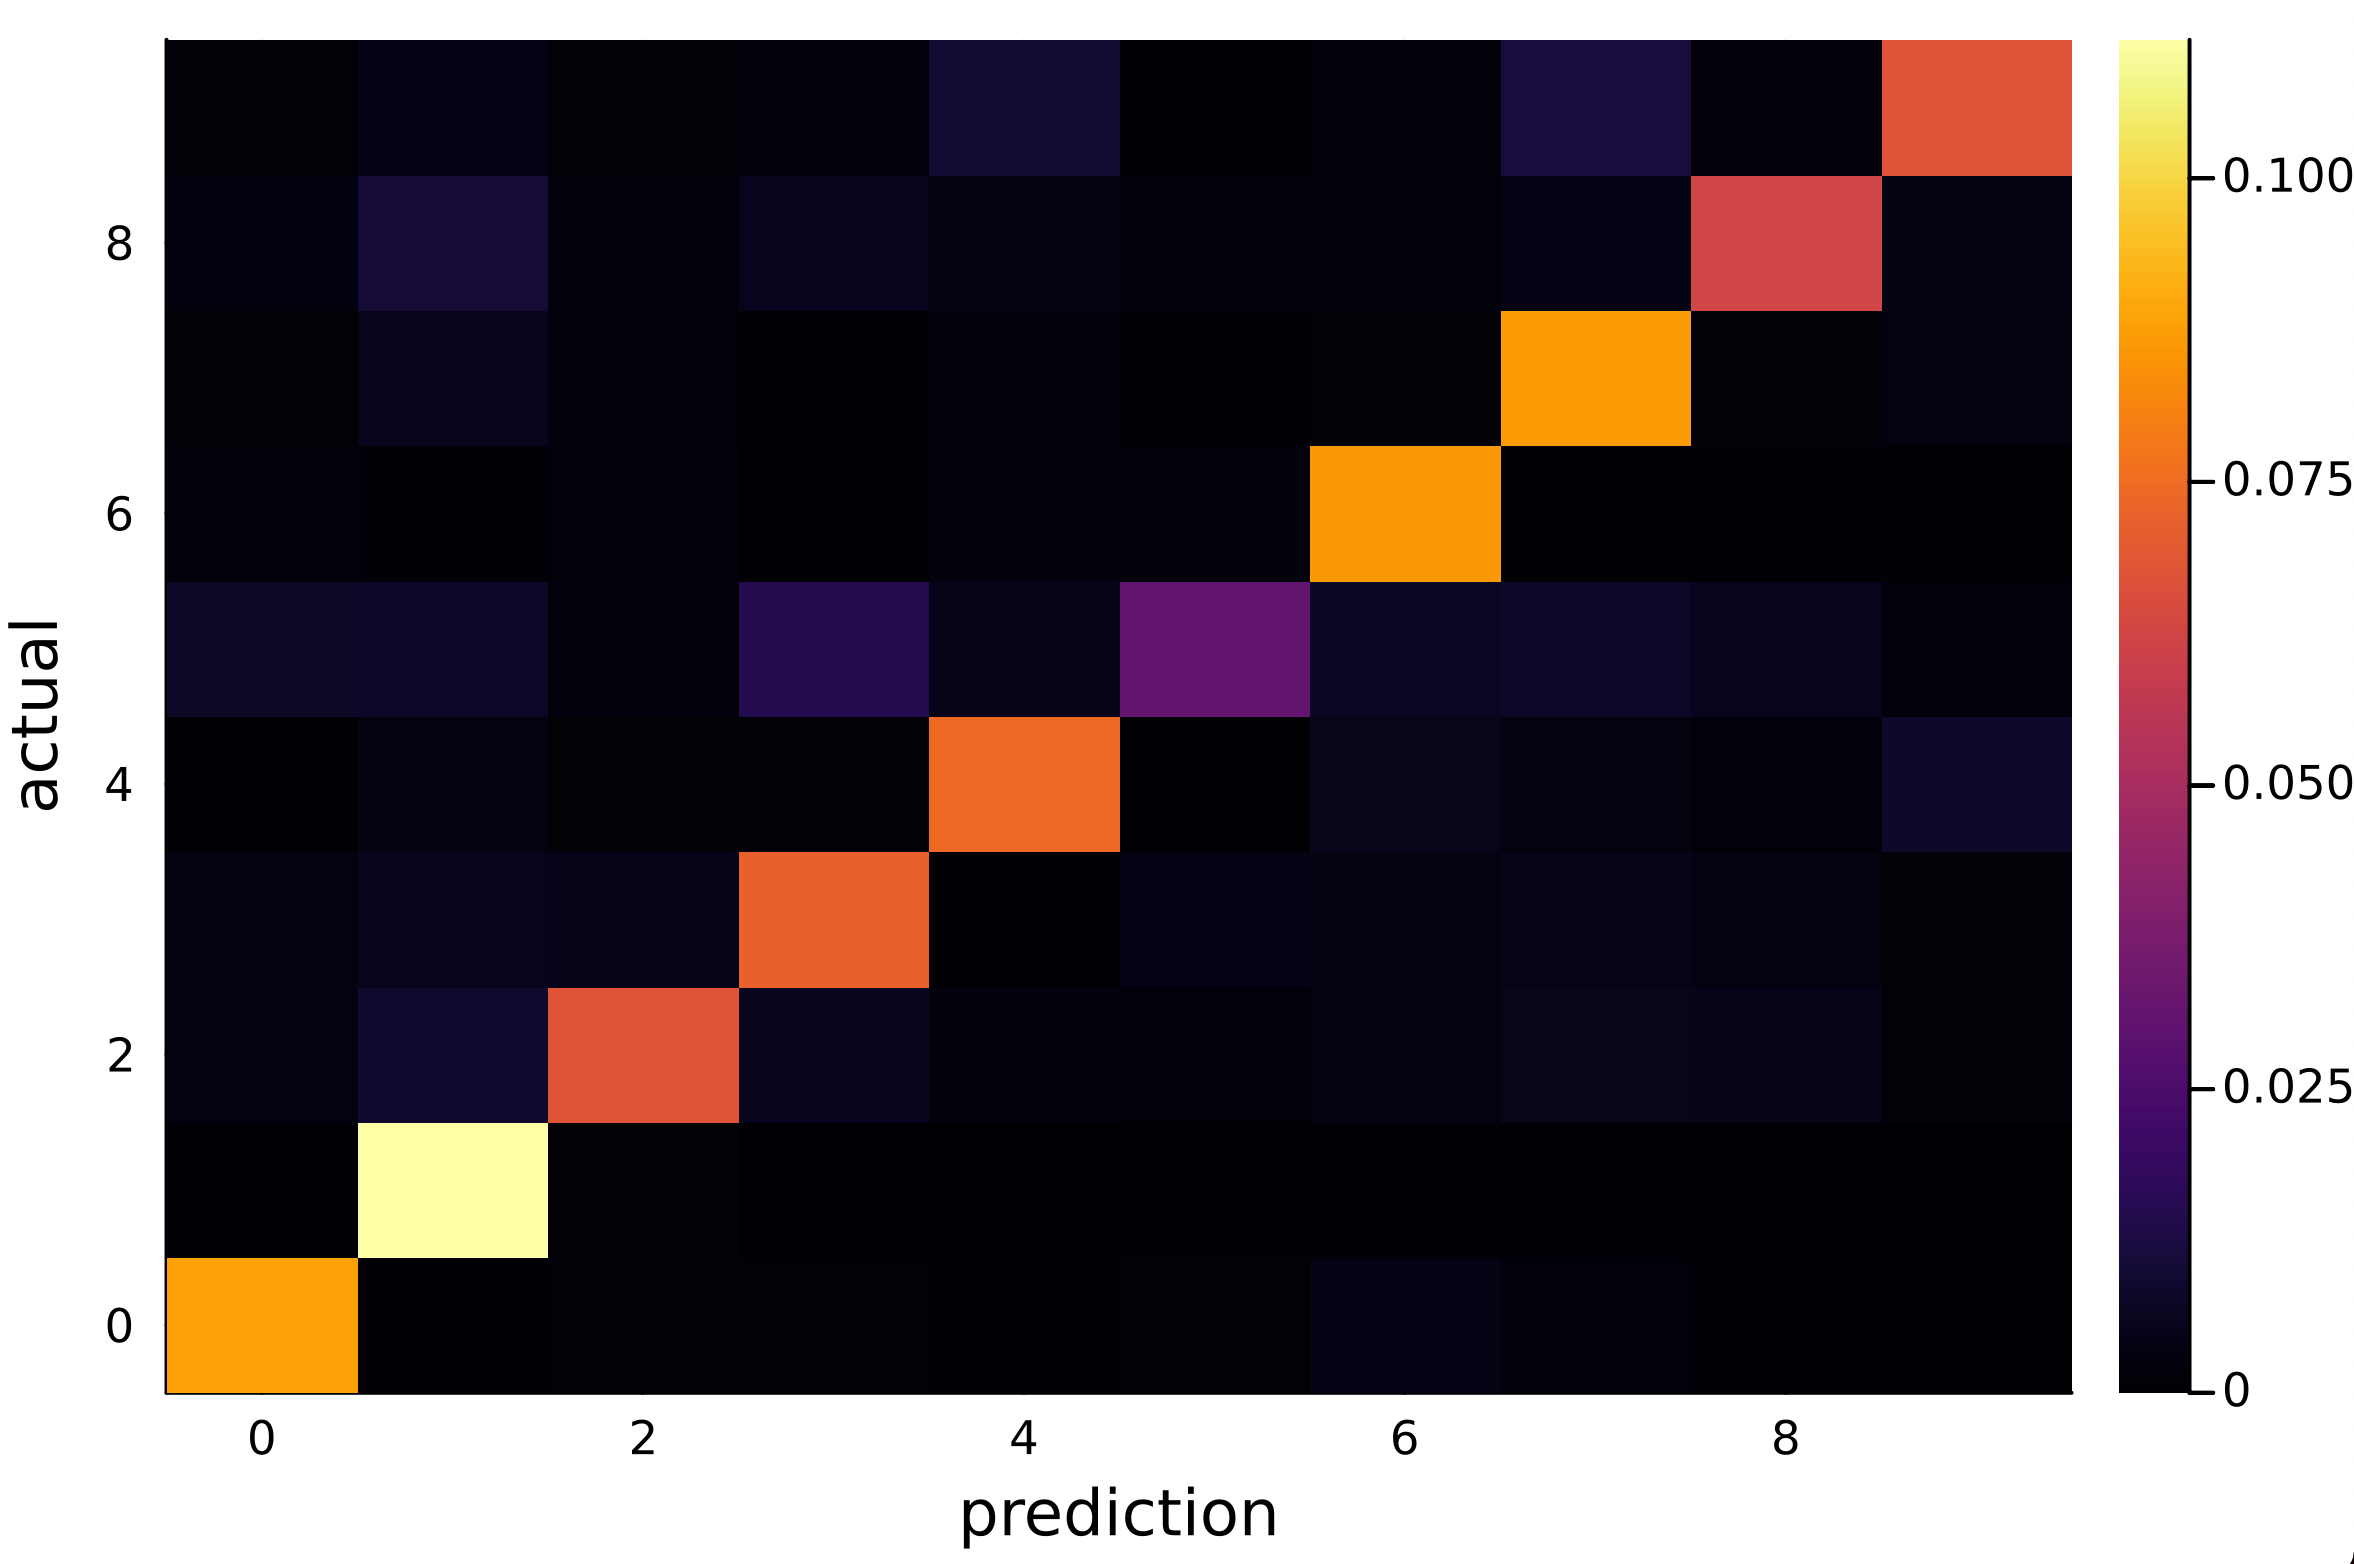

Here is the Julia script that generated this plot:
using Plots
using MLDatasets
using Flux
using Flux: onehotbatch, onecold
using LinearAlgebra

# xの行数は次元数、列数がデータ数
# yは横ベクトル
# D次元、Kクラス、N個のデータ数
function linear_regress(x, y)
    A = hcat(ones(size(x, 2)), x')  # データ数
    w = (A' * A) \ (A' * y)  
    return w[1, :], w[2:size(x, 1)+1, :]  # 次元
end

function calculate_phi(x, N)
    phi = zeros(M, N)
    for n = 1:N
        for j = 1:M
            input = b[j]
            for i = 1:D
                input += x[i, n] * v[j, i]
            end
            phi[j, n] = tanh(input)
        end
    end
    return phi
end

function calculate_conf_mat(digit_test, digit_pre)
    conf_mat = zeros(10, 10)
    for i = 1:length(digit_test)
        conf_mat[digit_test[i]+1, digit_pre[i]+1] += 1
    end
    return conf_mat / sum(conf_mat)
end

# データセットの用意
const image_train, digit_train = MLDatasets.MNIST(split=:train)[:]
const image_test, digit_test = MLDatasets.MNIST(split=:test)[:]

const x_train = Flux.flatten(image_train)
const x_test = Flux.flatten(image_test)
const y_train = onehotbatch(digit_train, 0:9)

# 初期値の設定
const M = 50
const D = size(x_train, 1)
const N_train = size(x_train, 2)
const N_test = size(x_test, 2)

const v = 0.1 * randn(M, D)
const b = randn(M)

# 回帰係数の計算
const w0, w = linear_regress(calculate_phi(x_train, N_train), y_train')

const y_pre = w' * calculate_phi(x_test, N_test) + repeat(w0, 1, 10000)
const digit_pre = onecold(y_pre, 0:9)

heatmap(0:9, 0:9, calculate_conf_mat(digit_test, digit_pre), xlabel="prediction", ylabel="actual")
